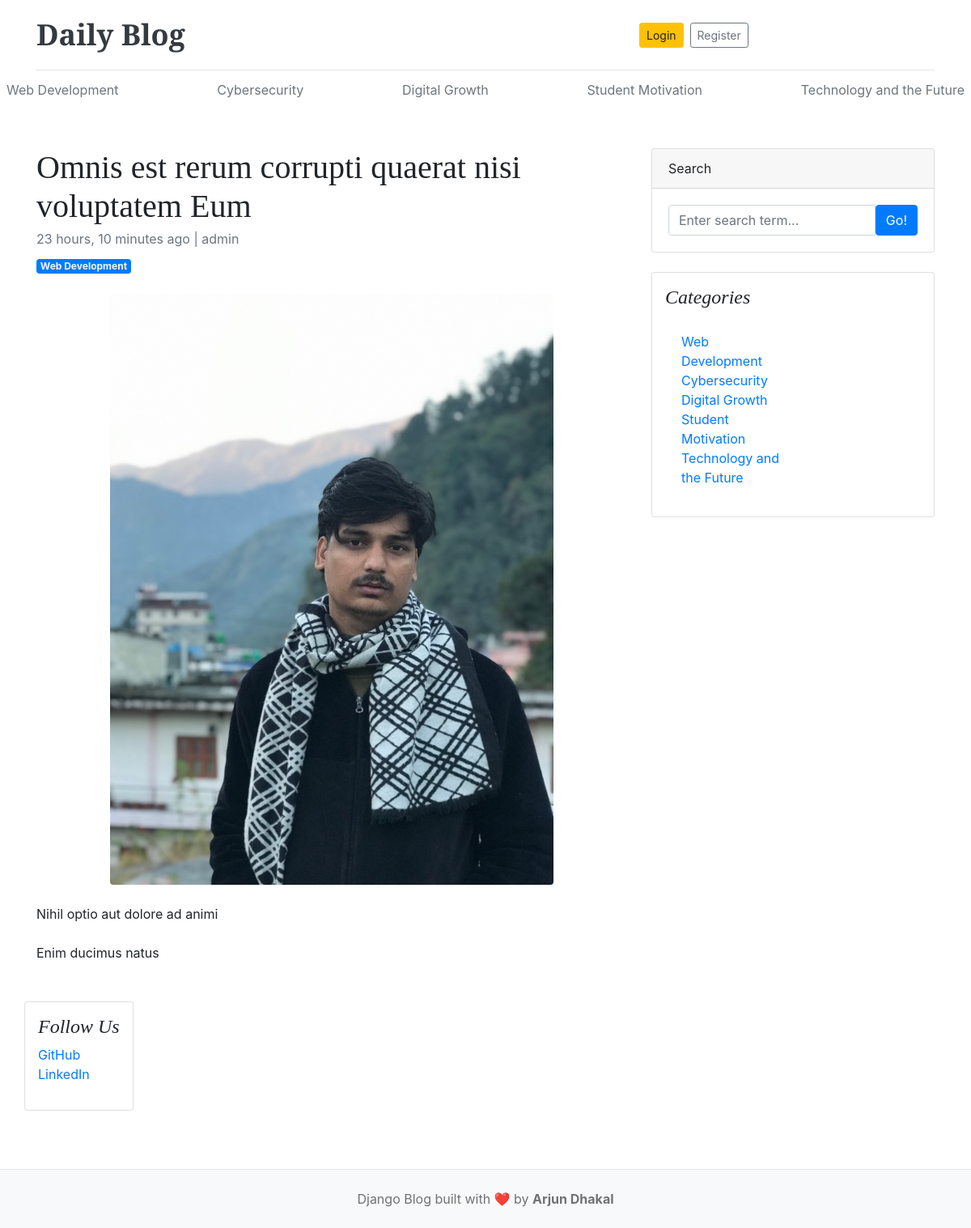
Page /slug/web-development-can-change-your-career/ on the committed database.
### main/models.py (models this page shows, shortened)
class Category(models.Model):
    name=models.CharField(max_length=100,unique=True)
    created_at=models.DateTimeField(auto_now_add=True)
    updated_at=models.DateTimeField(auto_now=True)
    def __str__(self):
        return self.name

class Blog(models.Model):
    title=models.CharField(max_length=200)
    slug=models.SlugField(max_length=200,unique=True)
    Category=models.ForeignKey(Category,on_delete=models.CASCADE)
    author=models.ForeignKey(User,on_delete=models.CASCADE)
    image=models.ImageField(upload_to='blogs_images/')
    short_description=models.TextField(max_length=300)
    blog_content=models.TextField()
    status=models.IntegerField(choices=STATUS_CHOICES,default=0)
    is_featured=models.BooleanField(default=False)
    created_at=models.DateTimeField(auto_now_add=True)
    updated_at=models.DateTimeField(auto_now=True)

### main/views.py (the view)
# urls.py: path('slug/<str:slug>/',slug,name='blog'),
def slug(request,slug):
    slug=Blog.objects.get(slug=slug)
    category=Category.objects.all()
    Context={
        'slug':slug,
        'category':category
    }
    return render(request,'core/blog.html',Context)

### main/templates/core/blog.html (shortened to what this page needs)
{% extends 'core/base.html' %}
{% block content %}
<div class="container mt-5">
    <div class="row">
        <div class="col-lg-8">
            <article>
                <header class="mb-4">
                    <h1 class="fw-bolder mb-1">{{ slug.title }}</h1>
                    <div class="text-muted fst-italic mb-2">{{ slug.created_at|timesince }} ago | {{ slug.author }}</div>
                    <a class="badge bg-primary text-decoration-none text-light" href="#!">{{ slug.Category }}</a>
                </header>
                <figure class="mb-4 text-center">
                    <img src="{{ slug.image.url }}"
                         class="img-fluid rounded w-75"
                         alt="Post image">
                </figure>
                <section class="mb-5">
                    <p class="fs-5 mb-4">{{ slug.short_description }}</p>
                    <p class="fs-5 mb-4">{{ slug.blog_content }}</p>
                    </section>
            </article>
        </div>
        <div class="col-lg-4">
            <div class="card mb-4">
                <div class="card-header">Search</div>
                <div class="card-body">
                    <div class="input-group">
                        <input class="form-control" type="text" placeholder="Enter search term..." aria-label="Enter search term..." aria-describedby="button-search" />
                        <button class="btn btn-primary" id="button-search" type="button">Go!</button>
                    </div>
                </div>
            </div>
            <div class="card mb-4 p-3">
                <h4 class="font-italic">Categories</h4>
                <div class="card-body">
                    <div class="row">
                        <div class="col-sm-6">
                            <ul class="list-unstyled mb-0">
                                {% for i in category %}
                                <li><a href="{% url 'post' i.id %}" >{{ i.name }}</a></li>
                                {% endfor %}
                            </ul>
                        </div>
                        </div>
                    </div>
                </div>
            </div>
            <div class="card mb-4 p-3">
                <h4 class="font-italic">Follow Us</h4>
                <ol class="list-unstyled">
                    <li><a href="#">GitHub</a></li>
                    <li><a href="#">LinkedIn</a></li>
                </ol>
            </div>
        </div>
    </div>
{% endblock %}

### main/templates/core/base.html (shortened to what this page needs)
{% load static %}
<!DOCTYPE html>
<html lang="en">
<head>
  <link href="https://getbootstrap.com/docs/4.0/dist/css/bootstrap.min.css" rel="stylesheet">
  <link href="{% static 'css/blog.css' %}" rel="stylesheet">
  <body>
</head>
<div class="container">
  <header class="blog-header py-3">
    <div class="row align-items-center">
      <div class="col-md-8">
        <a class="blog-header-logo text-dark font-weight-bold" href="/">Daily Blog</a>
      </div>
      {% if user.is_authenticated %}
      <div class="col-md-4 text-right">
        <a href="{% url 'logout' %}" class="btn btn-danger">Logout</a>
        {% else %}
        <a class="btn btn-sm btn-warning" href="{% url 'login' %}">Login</a>
        <a class="btn btn-sm btn-outline-secondary ml-2" href="{% url 'register' %}">Register</a>
        {% endif %}
      </div>
    </div>
  <div class="nav-scroller py-1 mb-4">
    <nav class="nav d-flex justify-content-between">
      {% for i in category %}
        <a class="p-2 text-muted" href="{% url 'post' i.id %}">{{ i.name }}</a>
      {% endfor %}
    </nav>
  </div>
  {% block content %}
  {% endblock %}
  <footer class="blog-footer text-center py-4 mt-5 bg-light">
    <p>Django Blog built with ❤️ by <strong>Arjun Dhakal</strong></p>
  </footer>
  </body>
  </html>

### main/static/css/blog.css (style rules this page uses)
.blog-header { border-bottom: 1px solid #e5e5e5; }
.blog-header-logo { font-family: "Playfair Display", Georgia, "Times New Roman", serif; font-size: 2.25rem; }
h1, h2, h3, h4, h5, h6 { font-family: "Playfair Display", Georgia, "Times New Roman", serif; }
.blog-footer { padding: 2.5rem 0; color: #727272; text-align: center; background-color: #f9f9f9; border-top: .05rem solid #e5e5e5; }
.blog-footer p:last-child { margin-bottom: 0; }

### rows in the picture
Category: name "Web Development"
Category: name "Cybersecurity"
Category: name "Digital Growth"
Category: name "Student Motivation"
Category: name "Technology and the Future"
Blog: title "Omnis est rerum corrupti quaerat nisi voluptatem Eum", created_at "23 hours, 10 minutes", author "admin", Category "Web Development", image (picture), short_description "Nihil optio aut dolore ad animi", blog_content "Enim ducimus natus"
